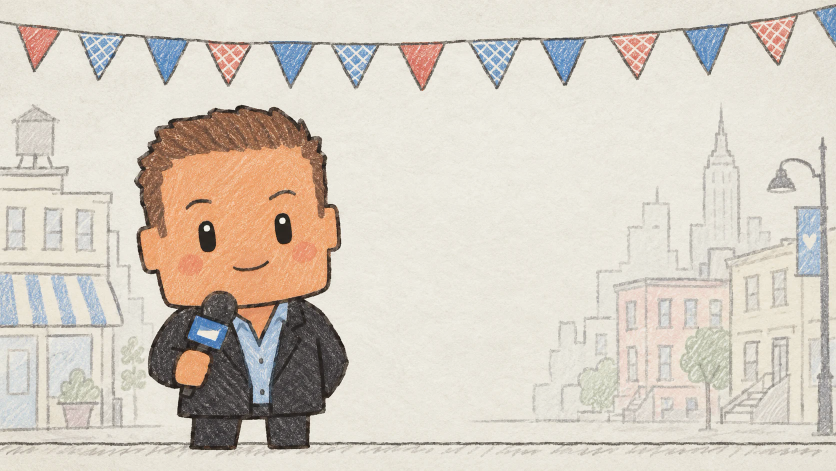
#> input picture intro/assets/jeff_ref.png, 1672 x 941 px (shown at 1/2 size)
$ python seg.py
#> lines starting #> are read from the running program, lines starting #| are printed output that depends on the picture; after the words box and inside, x2 and y2 are one past the last pixel; in counts of white or black regions, pixels touching at a corner belong together
import numpy as np
from PIL import Image
im=np.array(Image.open('../assets/jeff_ref.png').convert('RGB')).astype(np.float32)
x0,x1,y0,y1=250,720,190,884
sub=im[y0:y1,x0:x1]; lum=sub@[.299,.587,.114]
#> after `lum = sub @ [0.299, 0.587, 0.114]`:
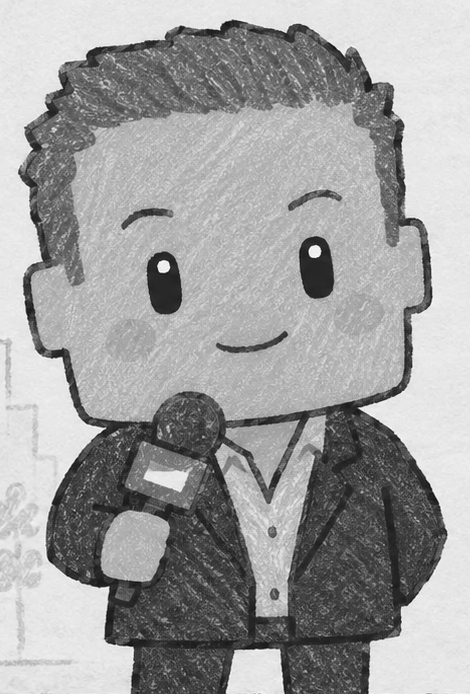
#> lum: shape (694, 470) float64; min 8.28, max 254.7, mean 160.6
mx=sub.max(2); mn=sub.min(2); sat=(mx-mn)/(mx+1)
#> after `mx = sub.max(2)`:
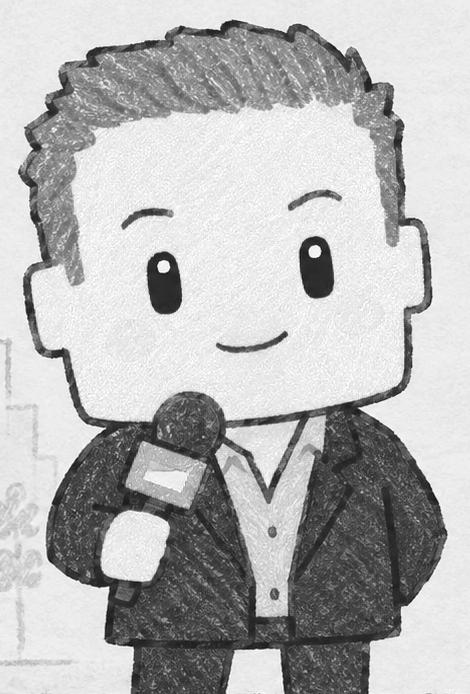
#> mx: shape (694, 470) float32; min 12, max 255, mean 182.8
#> after `mn = sub.min(2)`:
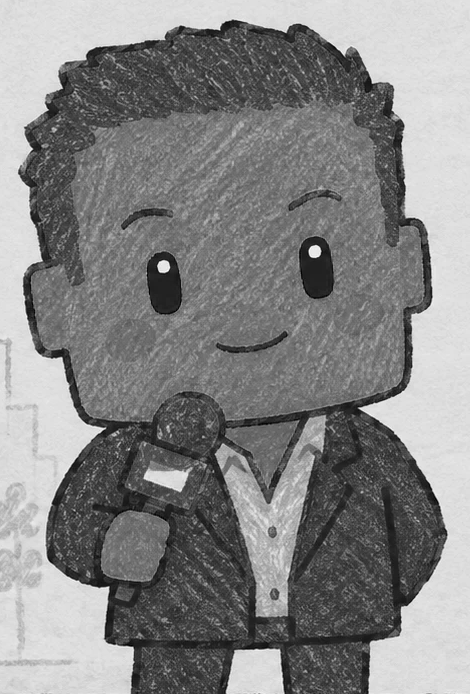
#> mn: shape (694, 470) float32; min 0, max 252, mean 133.5
#> after `sat = (mx - mn) / (mx + 1)`:
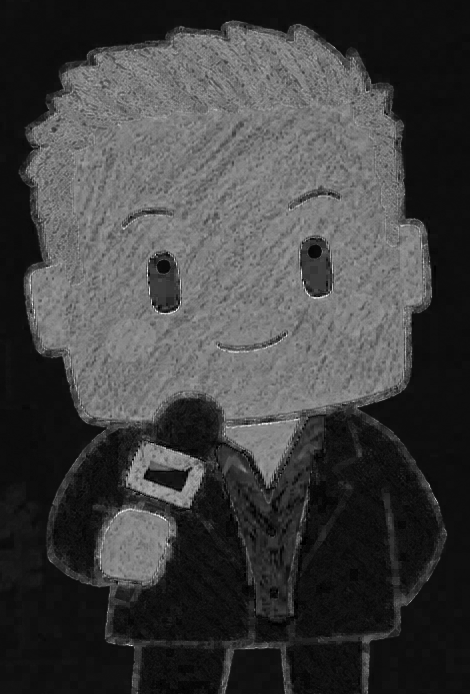
#> sat: shape (694, 470) float32; min 0, max 0.987, mean 0.253
def dil(m,r):
    o=m.copy()
    for _ in range(r):
        n=o.copy(); n[1:]|=o[:-1]; n[:-1]|=o[1:]; n[:,1:]|=o[:,:-1]; n[:,:-1]|=o[:,1:]; o=n
    return o
def flood(seedmask,passable):
    out=seedmask&passable
    while True:
        n=dil(out,1)&passable
        if (n==out).all(): return out
        out=n
dark=lum<110
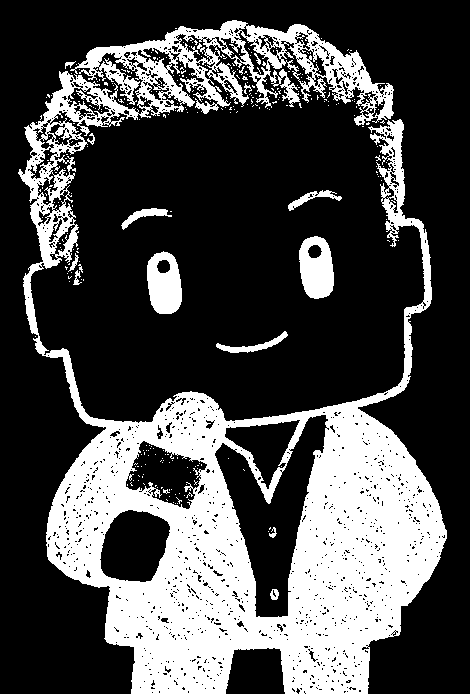
#> dark: shape (694, 470) bool; 29.6% white; 296 white regions (281 under 20 px), largest, box (x1, y1, x2, y2) and area: (18, 20, 447, 694) 91089, (147, 251, 182, 314) 1656, (299, 236, 334, 299) 1650
walls=dil(dark,2)
passable=~walls & (((sat<0.2)&(lum>135))|(lum>215))
#> passable: shape (694, 470) bool; 31.9% white; 165 white regions (154 under 20 px), largest, box (x1, y1, x2, y2) and area: (0, 0, 470, 694) 95395, (226, 450, 313, 615) 5124, (228, 650, 283, 694) 2082
b=np.zeros(dark.shape,bool); b[0,:]=b[-1,:]=b[:,0]=b[:,-1]=True
out=flood(b,passable)
#> in flood, `out=seedmask&passable`: out: shape (694, 470) bool; 0.66% white in thin lines or dots
#> after the loop in flood, `while True:`:
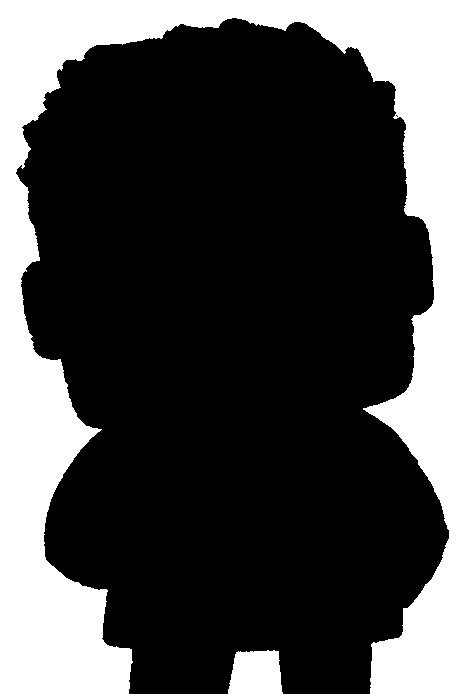
#> out: shape (694, 470) bool; 29.9% white; 2 white regions, box (x1, y1, x2, y2) and area: (0, 0, 470, 694) 95391, (228, 650, 283, 694) 2082
#> b: shape (694, 470) bool; 0.71% white in thin lines or dots
out=dil(out,2)&~dark  # grow back into gap region but never over outline
#> out: shape (694, 470) bool; 31.1% white; 2 white regions, box (x1, y1, x2, y2) and area: (0, 0, 470, 694) 99014, (226, 648, 285, 694) 2340
jeff=~out
seed=np.zeros_like(jeff); seed[400-y0,470-x0]=True
comp=flood(seed,jeff)
#> in flood (call 2), `out=seedmask&passable`: out: shape (694, 470) bool; 0% white in thin lines or dots, all inside (x1, y1, x2, y2) = (220, 210, 221, 211)
# fill holes
holes=~flood(b,~comp); comp|=holes
#> in flood (call 3), `out=seedmask&passable`: out: shape (694, 470) bool; 0.66% white in thin lines or dots
print(comp.sum())
#| 224826
np.save('mask.npy',comp)
rgba=np.zeros((y1-y0,x1-x0,4),np.uint8); rgba[...,:3]=sub; rgba[...,3]=comp*255
Image.fromarray(rgba).save('jeff_raw.png')
pv=sub.copy(); pv[~comp]=[255,0,255]; Image.fromarray(pv.astype(np.uint8)).save('jeff_pv.png')
#> after `pv[~comp] = [255, 0, 255]`:
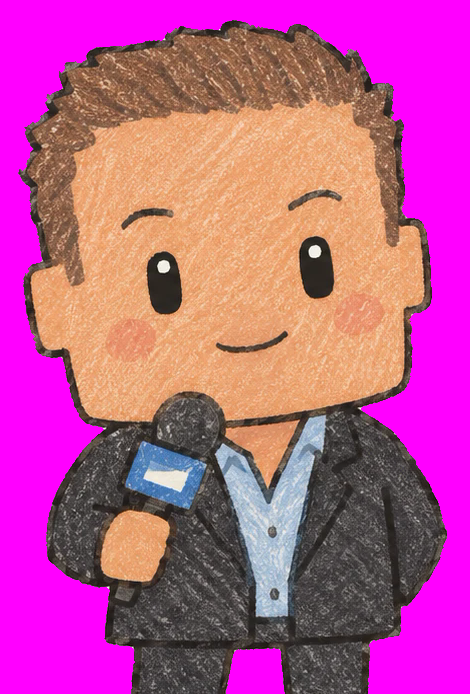
#> pv: shape (694, 470, 3) float32; mean R, G, B 188.4, 84.2, 147.1
